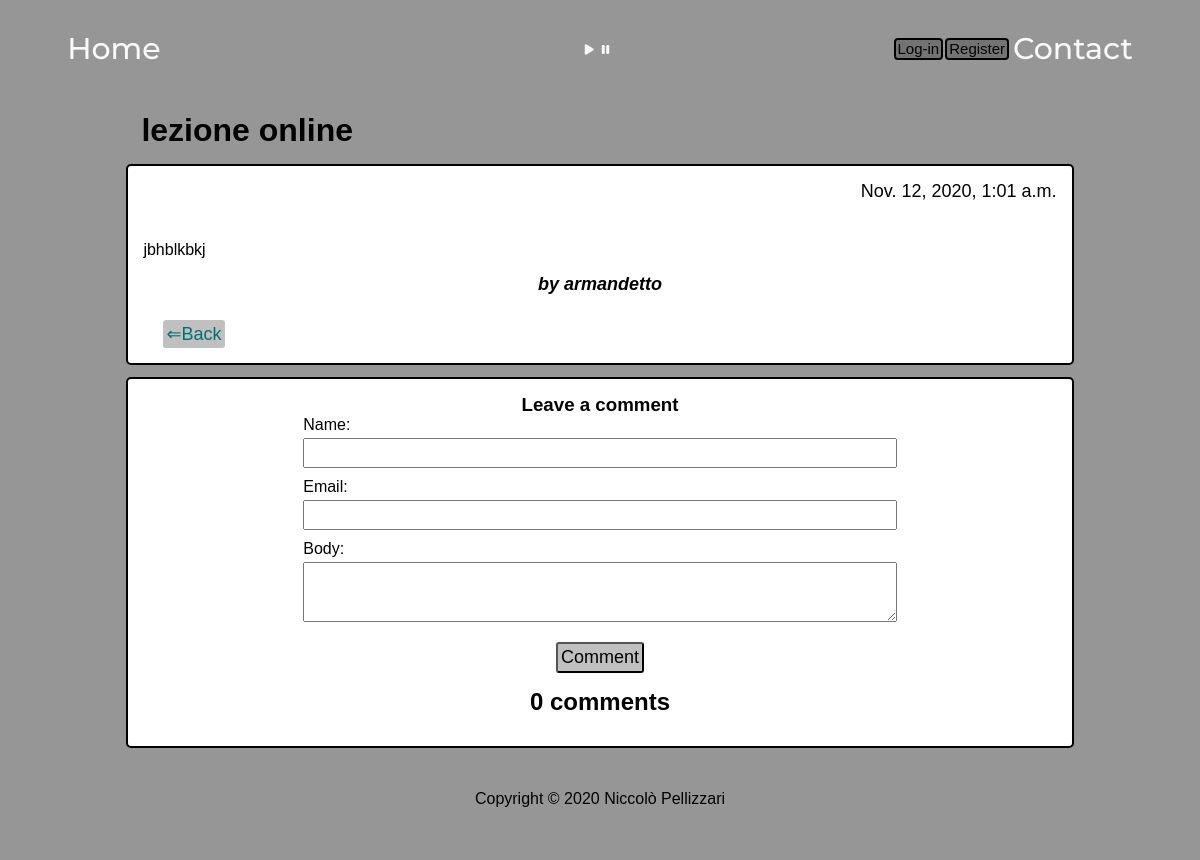
Page /crypto-blog/post/38/ on the committed database.
### cryptoblog/models.py (models this page shows, shortened)
class Post(models.Model):
    title = models.CharField(max_length=200, unique=True)
    author = models.ForeignKey(User, on_delete=models.CASCADE, related_name='blog_posts')
    updated_on = models.DateTimeField(auto_now=True)
    content = RichTextField(blank= True, null= True)
    prefazione = models.CharField(max_length=255)
    created_on = models.DateTimeField(auto_now_add=True)
    status = models.IntegerField(choices=STATUS, default=1)
    class Meta:
        ordering = ['-created_on']

### cryptoblog/views.py (the view)
# urls.py: path('post/<int:pk>/', post_detail, name='post_detail'),
def post_detail(request, pk):
    template_name = 'post_details.html'
    post = get_object_or_404(Post, id=pk)
    comments = post.comments.filter(active=True)
    new_comment = None
    if request.method == 'POST':
        comment_form = CommentForm(data=request.POST)
        if comment_form.is_valid():
            new_comment = comment_form.save(commit=False)
            new_comment.post = post
            new_comment.save()
    else:
        comment_form = CommentForm()
    return render(request, template_name, {'post': post,
                                           'comments': comments,
                                           'new_comment': new_comment,
                                           'comment_form': comment_form})

### cryptoblog/forms.py
class CommentForm(forms.ModelForm):
    class Meta:
        model = Comment
        fields = ('name', 'email', 'body')
        widgets = {
            'name': forms.TextInput(attrs={'class': 'form-comment'}),
            'email': forms.EmailInput(attrs={'class': 'form-comment'}),
            'body': forms.Textarea(attrs={'class': 'form-comment-area'}),
        }

### templates/post_details.html (shortened to what this page needs)
{% extends 'base.html' %}
{% load static %}
{% load widget_tweaks %}
{% block content %}
<head>
    <link href="{% static 'css/crypto-blog.css' %}" rel="stylesheet" type="text/css">
</head>
<body>
<div class="container2">
    <div class="row">
        <div class="col-md-8 card mb-4  mt-3 left  top">
            <h1 class="post-title">{% block title %} {{ post.title }} {% endblock title %}</h1>
            <div class="card-body">
                <p class="post-date">{{ post.created_on }}</p>
                <p class="card-text ">{{ post.content|safe }}</p>
                <h4 class="posted-by">by {{ post.author }}</h4>
                <div class="justify">
                <a class="btn  btn-back" href="{% url 'blog_home' %}">&Leftarrow;Back</a>
                </div>
            </div>
        </div>
        <div class="card-body card">
            <div id="comment-section">
                {% if new_comment %}
                {% else %}
                <h3 class="title-text">Leave a comment</h3>
                <form method="post">
                    {{ comment_form.as_p }}
                    <div class="btn-submit">
                        <button class="btn" type="submit">Comment</button>
                    </div>
                </form>
                {% endif %}
                <h2 id="comments">{{ comments.count }} comments</h2>
            </div>
        </div>
    </div>
</div>
</body>
{% endblock content %}

### static/css/crypto-blog.css (style rules this page uses)
body { font-family: 'Trebuchet MS', 'Lucida Sans Unicode', 'Lucida Grande', 'Lucida Sans', Arial, sans-serif; }
.card { margin-left: auto; margin-right: auto; width: 80%; margin-bottom: 1%; }
.card-body { border: solid 2.5px black; border-radius: 5px; background-color: white; padding: 15px; }
.btn { margin-top: 10px; font-size: 18px; padding: 3px; background:rgb(192,192,192); cursor: pointer; text-decoration: none; border-radius: 3px; }
.btn:link { color: rgb(1,112,112); }
.btn-back { margin-left: 20px; padding: 3px; text-decoration: none; margin-bottom: 0; }
.btn-submit { text-align: center; margin: auto; }
.justify { margin-top: 15px; display: flex; justify-content: space-between; }
#comments { text-align: center; margin: 15px; }
.form-comment { width: 100%; height: 30px; margin-bottom: 10px; font-size: 16px; }
.form-comment-area { width: 100%; height: 60px; padding: 3px; margin-bottom: 10px; font-size: 16px; }
#comment-section { margin-left: auto; margin-right: auto; width: 65%; margin-bottom: 1%; }
.title-text { font-weight: 900; text-align: center; }
.post-title { padding: 15px; }
.card-text { padding: 15px; }
.post-date { margin-bottom: 1%; text-align: right; font-size: 18px; }
.posted-by { text-align: center; font-size: 18px; margin-top: 15px; font-style: oblique; }
input { display: block; margin: auto; width: 85%; height: 25px; margin-top: 4px; }
textarea { display: block; margin: auto; width: 85%; height: 50px; margin-top: 4px; }

### templates/base.html (style rules this page uses)
* { box-sizing: border-box; margin: 0; padding: 0; }
header, body, footer { background-color: rgb(150, 150, 150); }
html, body { height: 100%; }
body { margin: 0 8px 0; position: relative; padding-bottom: 100px; }

### rows in the picture
Post: title "lezione online", created_on "Nov. 12, 2020, 1:01 a.m.", content "jbhblkbkj", author "armandetto"

### other values in the picture
{{ comments.count }} "0"
